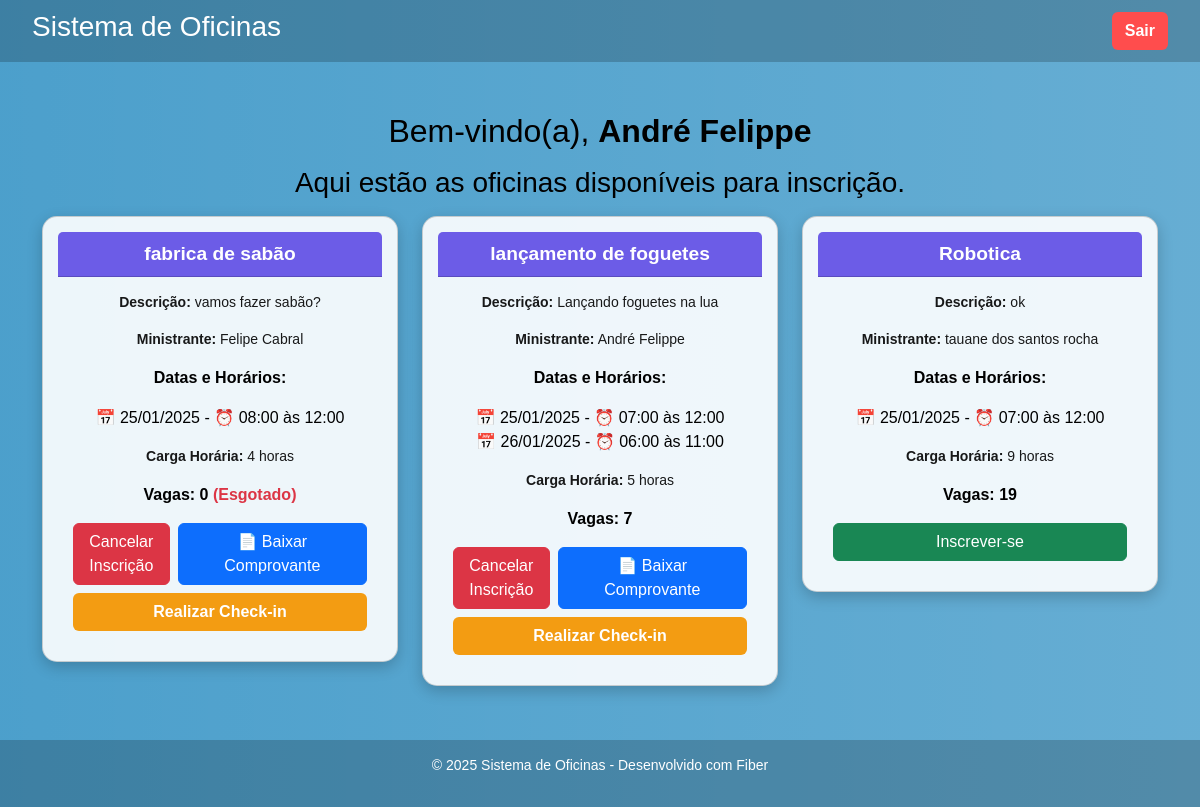
/dashboard_participante (signed in), run on the app's committed database.
### models.py (models this page shows, shortened)
class Usuario(db.Model, UserMixin):
    id = db.Column(db.Integer, primary_key=True)
    nome = db.Column(db.String(150), nullable=False)
    cpf = db.Column(db.String(14), unique=True, nullable=False)
    email = db.Column(db.String(150), unique=True, nullable=False)
    senha = db.Column(db.String(255), nullable=False)
    formacao = db.Column(db.String(255), nullable=False)
    tipo = db.Column(db.String(20), nullable=False, default='participante')

class Oficina(db.Model):
    id = db.Column(db.Integer, primary_key=True)
    titulo = db.Column(db.String(100), nullable=False)
    descricao = db.Column(db.Text, nullable=False)
    ministrante = db.Column(db.String(100), nullable=False)
    vagas = db.Column(db.Integer, nullable=False)
    carga_horaria = db.Column(db.String(10), nullable=False)
    estado = db.Column(db.String(2), nullable=False)  # Estado (sigla)
    cidade = db.Column(db.String(100), nullable=False)  # Cidade
    qr_code = db.Column(db.String(255), nullable=True)

class OficinaDia(db.Model):
    id = db.Column(db.Integer, primary_key=True)
    oficina_id = db.Column(db.Integer, db.ForeignKey('oficina.id'), nullable=False)
    data = db.Column(db.Date, nullable=False)
    horario_inicio = db.Column(db.String(5), nullable=False)
    horario_fim = db.Column(db.String(5), nullable=False)
    palavra_chave_manha = db.Column(db.String(50), nullable=True)  # Palavra-chave para manhã
    palavra_chave_tarde = db.Column(db.String(50), nullable=True)  # Palavra-chave para tarde
    oficina = db.relationship('Oficina', backref=db.backref('dias', lazy=True))

class Inscricao(db.Model):
    id = db.Column(db.Integer, primary_key=True)
    usuario_id = db.Column(db.Integer, db.ForeignKey('usuario.id'))
    oficina_id = db.Column(db.Integer, db.ForeignKey('oficina.id'))
    usuario = db.relationship('Usuario', backref='inscricoes')
    oficina = db.relationship('Oficina', backref='inscritos')

### routes.py (the view)
@app.route('/dashboard_participante')
@login_required
def dashboard_participante():
    if current_user.tipo != 'participante':
        flash('Acesso negado!', 'danger')
        return redirect(url_for('dashboard'))
    oficinas = Oficina.query.all()
    oficinas_com_datas = []
    for oficina in oficinas:
        dias = OficinaDia.query.filter_by(oficina_id=oficina.id).order_by(OficinaDia.data).all()
        oficinas_com_datas.append({
            'id': oficina.id,
            'titulo': oficina.titulo,
            'descricao': oficina.descricao,
            'ministrante': oficina.ministrante,
            'vagas': oficina.vagas,
            'carga_horaria': oficina.carga_horaria,
            'dias': dias  # Lista de dias associados a essa oficina
        })
    return render_template('dashboard_participante.html', usuario=current_user, oficinas=oficinas_com_datas)

### app.py (called while the page is built)
@login_manager.user_loader
def load_user(user_id):
    return Usuario.query.get(int(user_id))

### templates/dashboard_participante.html (shortened to what this page needs)
<!DOCTYPE html>
<html lang="pt-br">
<head>
    <link href="https://cdn.jsdelivr.net/npm/bootstrap@5.3.0/dist/css/bootstrap.min.css" rel="stylesheet">
</head>
<body>
    <nav class="navbar navbar-expand-lg navbar-dark">
        <div class="container-fluid">
            <h3 class="text-white">Sistema de Oficinas</h3>
            <div class="collapse navbar-collapse" id="navbarNav">
                <ul class="navbar-nav ms-auto">
                    <div class="btn-container">
                        <a href="{{ url_for('logout') }}" class="btn btn-logout">Sair</a>
                    </div>
                </ul>
            </div>
        </div>
    </nav>
    <div class="container">
        <h2 class="text-center mb-3">Bem-vindo(a), <b>{{ usuario.nome }}</b></h2>
        <h3 class="text-center mb-3">Aqui estão as oficinas disponíveis para inscrição.</h3>
        <div class="row">
            {% set inscricoes_ids = usuario.inscricoes | map(attribute='oficina_id') | list %}
            {% for oficina in oficinas %}
            <div class="col-md-6 col-lg-4 mb-4">
                <div class="card">
                    <div class="card-header text-white">
                        {{ oficina.titulo }}
                    </div>
                    <div class="card-body">
                        <p class="oficina-detalhes"><strong>Descrição:</strong> {{ oficina.descricao }}</p>
                        <p class="oficina-detalhes"><strong>Ministrante:</strong> {{ oficina.ministrante }}</p>
                        <p class="info"><strong>Datas e Horários:</strong></p>
                        <ul class="list-unstyled">
                            {% for dia in oficina.dias %}
                                <li>📅 {{ dia.data.strftime('%d/%m/%Y') }} - ⏰ {{ dia.horario_inicio }} às {{ dia.horario_fim }}</li>
                            {% endfor %}
                        </ul>
                        <p class="oficina-detalhes"><strong>Carga Horária:</strong> {{ oficina.carga_horaria }} horas</p>
                        <p class="oficina-status">
                            <strong>Vagas:</strong> {{ oficina.vagas }}
                            {% if oficina.vagas == 0 %}
                                <span class="text-danger">(Esgotado)</span>
                            {% endif %}
                        </p>
                        <div class="text-center d-flex flex-column align-items-center">
                            {% if oficina.id in inscricoes_ids %}
                                <div class="d-flex gap-2 w-100">
                                    <form action="{{ url_for('remover_inscricao', oficina_id=oficina.id) }}" method="post">
                                        <button type="submit" class="btn btn-danger w-100">Cancelar Inscrição</button>
                                    </form>
                                    {% for inscricao in usuario.inscricoes %}
                                        {% if inscricao.oficina.id == oficina.id %}
                                            <a href="{{ url_for('baixar_comprovante', oficina_id=inscricao.oficina.id) }}" class="btn btn-primary w-100">
                                                📄 Baixar Comprovante
                                            </a>
                                        {% endif %}
                                    {% endfor %}
                                </div>
                                <a href="{{ url_for('checkin', oficina_id=oficina.id) }}" class="btn btn-checkin mt-2 w-100">Realizar Check-in</a>
                            {% elif oficina.vagas > 0 %}
                                <button onclick="inscrever('{{ oficina.id }}')" class="btn btn-success w-100">
                                    Inscrever-se
                                </button>
                            {% else %}
                                <span class="text-danger d-block text-center mt-2">Vagas esgotadas</span>
                            {% endif %}
                        </div>
                    </div>
                </div>
            </div>
            {% endfor %}
        </div>
    </div>
    <div class="footer">
        <p>&copy; 2025 Sistema de Oficinas - Desenvolvido com Fiber</p>
    </div>
</body>
</html>

### templates/dashboard_participante.html (style rules this page uses)
body { background: linear-gradient(to right, rgba(0, 119, 182, 0.7), rgba(0, 119, 182, 0.6)), url(''); color: black; font-family: Arial, sans-serif; }
.container { margin-top: 50px; }
.card { background: rgba(255, 255, 255, 0.9); padding: 15px; border-radius: 15px; box-shadow: 0px 5px 15px rgba(0, 0, 0, 0.2); width: 100%; text-align: center; animation: fadeIn 1.5s ease-in-out; transition: transform 0.2s ease-in-out, box-shadow 0.3s ease-in-out; min-height: 320px; color: black; }
.navbar { background-color: rgba(0, 0, 0, 0.2); padding: 10px 20px; }
.footer { text-align: center; padding: 15px; background-color: rgba(0, 0, 0, 0.2); width: 100%; color: white; font-size: 14px; margin-top: 30px; }
.card-header { background-color: #6c5ce7; font-size: 1.2rem; font-weight: bold; border-radius: 20px; }
.card-body { padding: 15px; }
.oficina-detalhes { font-size: 14px; opacity: 0.9; }
.oficina-status { font-weight: bold; }
.btn-checkin { background-color: #f39c12; color: white; font-weight: bold; transition: all 0.3s ease; }
.btn-logout { background-color: #ff4d4d; color: white; font-weight: bold; }

### data on the page
Usuario: nome "André Felippe"
Oficina: titulo "fabrica de sabão", descricao "vamos fazer sabão?", ministrante "Felipe Cabral", carga_horaria "4", vagas "0", shows "(Esgotado)"
OficinaDia: data "25/01/2025", horario_inicio "08:00", horario_fim "12:00"
Oficina: titulo "lançamento de foguetes", descricao "Lançando foguetes na lua", ministrante "André Felippe", carga_horaria "5", vagas "7"
OficinaDia: data "25/01/2025", horario_inicio "07:00", horario_fim "12:00"
OficinaDia: data "26/01/2025", horario_inicio "06:00", horario_fim "11:00"
Oficina: titulo "Robotica", descricao "ok", ministrante "tauane dos santos rocha", carga_horaria "9", vagas "19"
OficinaDia: data "25/01/2025", horario_inicio "07:00", horario_fim "12:00"
